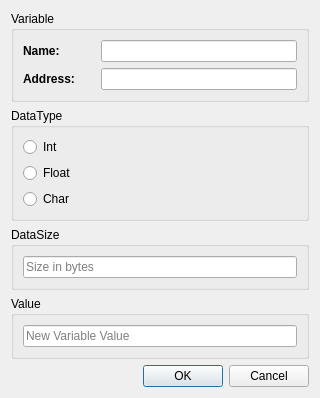
<?xml version="1.0" encoding="UTF-8"?>
<ui version="4.0">
 <class>Editvariabledata</class>
 <widget class="QDialog" name="Editvariabledata">
  <property name="geometry">
   <rect>
    <x>0</x>
    <y>0</y>
    <width>320</width>
    <height>391</height>
   </rect>
  </property>
  <property name="maximumSize">
   <size>
    <width>16777215</width>
    <height>16777215</height>
   </size>
  </property>
  <property name="windowTitle">
   <string>Edit Variable</string>
  </property>
  <layout class="QVBoxLayout" name="verticalLayout">
   <item>
    <widget class="QGroupBox" name="groupBox_4">
     <property name="title">
      <string>Variable</string>
     </property>
     <layout class="QVBoxLayout" name="verticalLayout_5">
      <item>
       <layout class="QHBoxLayout" name="horizontalLayout">
        <item>
         <widget class="QLabel" name="lblVariableNameDesc">
          <property name="sizePolicy">
           <sizepolicy hsizetype="Preferred" vsizetype="Preferred">
            <horstretch>0</horstretch>
            <verstretch>0</verstretch>
           </sizepolicy>
          </property>
          <property name="maximumSize">
           <size>
            <width>72</width>
            <height>16777215</height>
           </size>
          </property>
          <property name="baseSize">
           <size>
            <width>0</width>
            <height>0</height>
           </size>
          </property>
          <property name="font">
           <font>
            <weight>75</weight>
            <bold>true</bold>
           </font>
          </property>
          <property name="text">
           <string>Name:</string>
          </property>
         </widget>
        </item>
        <item>
         <widget class="QLineEdit" name="lblVariableName">
          <property name="sizePolicy">
           <sizepolicy hsizetype="Minimum" vsizetype="Fixed">
            <horstretch>0</horstretch>
            <verstretch>0</verstretch>
           </sizepolicy>
          </property>
          <property name="readOnly">
           <bool>true</bool>
          </property>
         </widget>
        </item>
       </layout>
      </item>
      <item>
       <layout class="QHBoxLayout" name="horizontalLayout_2">
        <item>
         <widget class="QLabel" name="lblVariableAddressDesc">
          <property name="maximumSize">
           <size>
            <width>72</width>
            <height>16777215</height>
           </size>
          </property>
          <property name="font">
           <font>
            <weight>75</weight>
            <bold>true</bold>
           </font>
          </property>
          <property name="text">
           <string>Address:</string>
          </property>
         </widget>
        </item>
        <item>
         <widget class="QLineEdit" name="lblVariableAddress">
          <property name="sizePolicy">
           <sizepolicy hsizetype="Minimum" vsizetype="Fixed">
            <horstretch>0</horstretch>
            <verstretch>0</verstretch>
           </sizepolicy>
          </property>
          <property name="readOnly">
           <bool>true</bool>
          </property>
         </widget>
        </item>
       </layout>
      </item>
     </layout>
    </widget>
   </item>
   <item>
    <widget class="QGroupBox" name="groupBox">
     <property name="maximumSize">
      <size>
       <width>16777215</width>
       <height>16777215</height>
      </size>
     </property>
     <property name="title">
      <string>DataType</string>
     </property>
     <layout class="QVBoxLayout" name="verticalLayout_2">
      <item>
       <widget class="QRadioButton" name="optInt">
        <property name="text">
         <string>Int</string>
        </property>
       </widget>
      </item>
      <item>
       <widget class="QRadioButton" name="optFloat">
        <property name="text">
         <string>Float</string>
        </property>
       </widget>
      </item>
      <item>
       <widget class="QRadioButton" name="optChar">
        <property name="text">
         <string>Char</string>
        </property>
       </widget>
      </item>
     </layout>
    </widget>
   </item>
   <item>
    <widget class="QGroupBox" name="groupBox_2">
     <property name="title">
      <string>DataSize</string>
     </property>
     <layout class="QVBoxLayout" name="verticalLayout_3">
      <item>
       <widget class="QLineEdit" name="txtSize">
        <property name="placeholderText">
         <string>Size in bytes</string>
        </property>
       </widget>
      </item>
     </layout>
    </widget>
   </item>
   <item>
    <widget class="QGroupBox" name="groupBox_3">
     <property name="title">
      <string>Value</string>
     </property>
     <layout class="QVBoxLayout" name="verticalLayout_4">
      <item>
       <widget class="QLineEdit" name="txtValue">
        <property name="placeholderText">
         <string>New Variable Value</string>
        </property>
       </widget>
      </item>
     </layout>
    </widget>
   </item>
   <item>
    <widget class="QDialogButtonBox" name="buttonBox">
     <property name="orientation">
      <enum>Qt::Horizontal</enum>
     </property>
     <property name="standardButtons">
      <set>QDialogButtonBox::Cancel|QDialogButtonBox::Ok</set>
     </property>
    </widget>
   </item>
  </layout>
 </widget>
 <resources/>
 <connections>
  <connection>
   <sender>buttonBox</sender>
   <signal>accepted()</signal>
   <receiver>Editvariabledata</receiver>
   <slot>accept()</slot>
   <hints>
    <hint type="sourcelabel">
     <x>248</x>
     <y>254</y>
    </hint>
    <hint type="destinationlabel">
     <x>157</x>
     <y>274</y>
    </hint>
   </hints>
  </connection>
  <connection>
   <sender>buttonBox</sender>
   <signal>rejected()</signal>
   <receiver>Editvariabledata</receiver>
   <slot>reject()</slot>
   <hints>
    <hint type="sourcelabel">
     <x>316</x>
     <y>260</y>
    </hint>
    <hint type="destinationlabel">
     <x>286</x>
     <y>274</y>
    </hint>
   </hints>
  </connection>
 </connections>
</ui>
